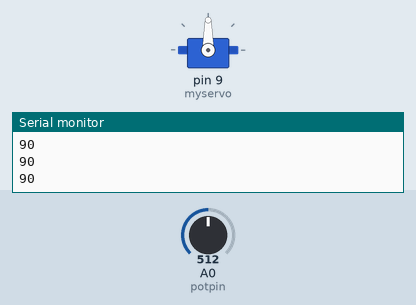
Simulated run of this sketch. Board: Arduino Uno, built with avr-gcc and run on an emulated ATmega328P. On the bench: servo, the last lines printed to the serial monitor. Inputs (shaded band) come from the test bench; at power-on: A0 (potpin) = 512.

Above: at 1.2 s.
1.3 s: A0 (potpin) set to 716
At 2.3 s:
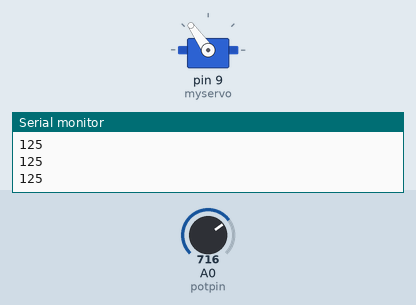
2.8 s: A0 (potpin) set to 900
At 3.8 s:
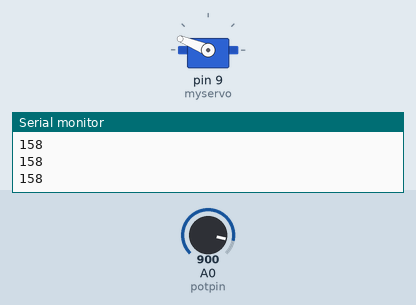
4.3 s: A0 (potpin) set to 1023
At 4.7 s:
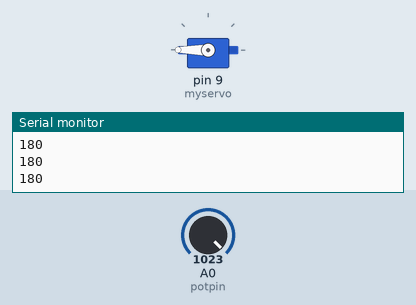
5.8 s: A0 (potpin) set to 306
At 6.9 s:
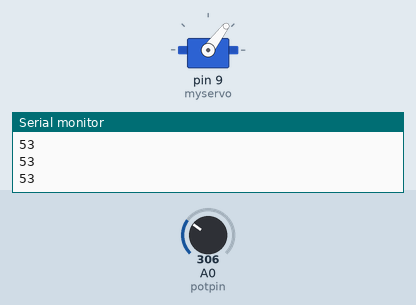
7.3 s: A0 (potpin) set to 122
At 8.2 s:
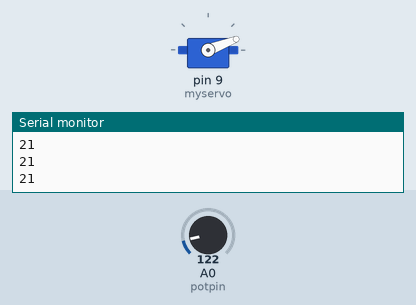
8.8 s: A0 (potpin) set to 0
At 9.5 s:
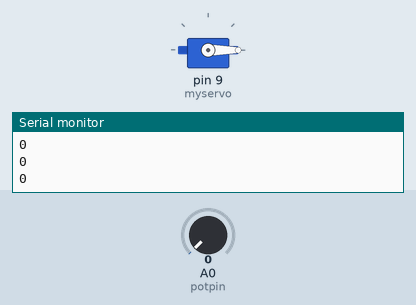
Timing chart, 0 to 11.3 s (numbered marks = the images above; inputs shaded):
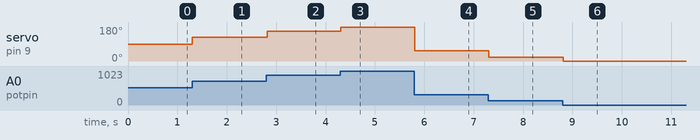

The sketch:

servo_control.ino
```cpp
#include <Servo.h>

Servo myservo;  // create servo object to control a servo

int potpin = 0;  // analog pin used to connect the potentiometer
int val;    // variable to read the value from the analog pin

void setup() {
	Serial.begin(9600);
  myservo.attach(9);  // attaches the servo on pin 9 to the servo object
}

void loop() {
  val = analogRead(potpin);            // reads the value of the potentiometer (value between 0 and 1023)
  val = map(val, 0, 1023, 0, 180); // scale it to use it with the servo (value between 0 and 180)
  Serial.println(val);
  myservo.write(val);                  // sets the servo position according to the scaled value
  delay(15);                           // waits for the servo to get there
}
```

Measured:
- after the input at 1.3 s, servo on pin 9 (myservo): 90° → 125° at once
- after the input at 2.8 s, servo on pin 9 (myservo): 125° → 158° at once
- after the input at 4.3 s, servo on pin 9 (myservo): 158° → 180° at once
- after the input at 5.8 s, servo on pin 9 (myservo): 180° → 53° at once
- after the input at 7.3 s, servo on pin 9 (myservo): 53° → 21° at once
- after the input at 8.8 s, servo on pin 9 (myservo): 21° → 0° at once
